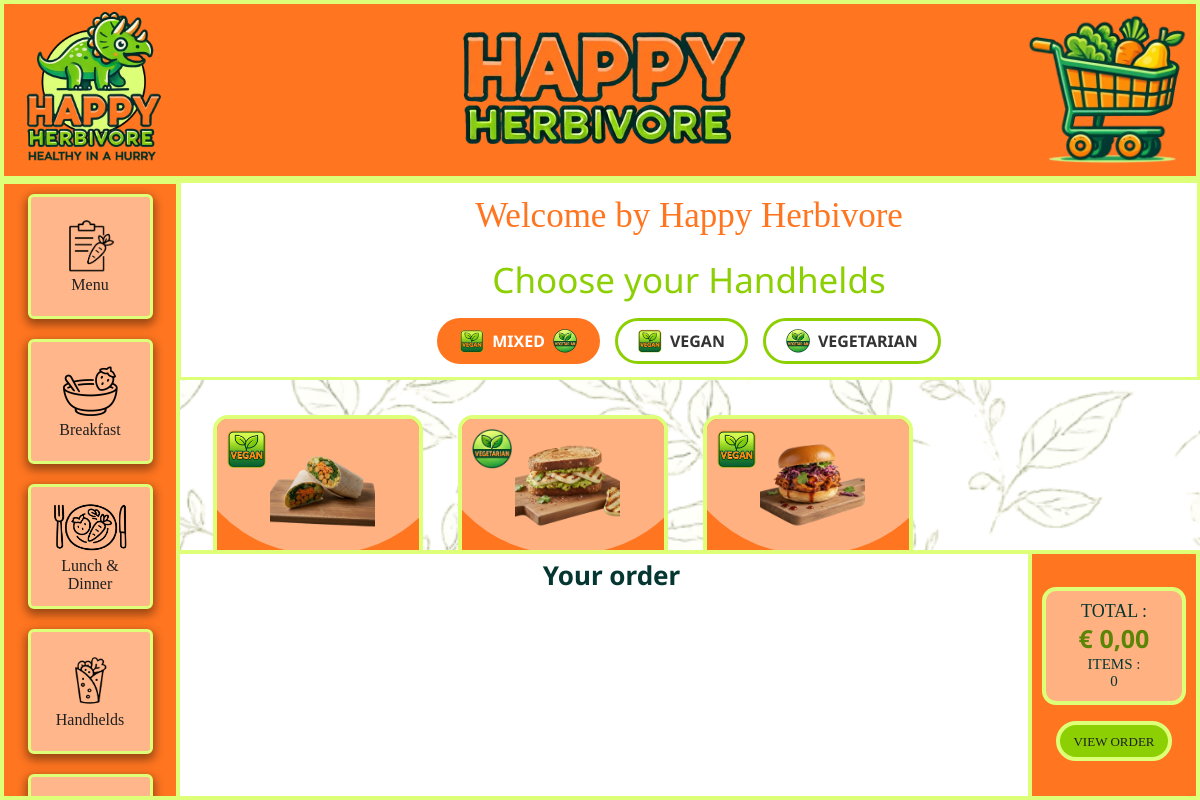
The app's page /kies-orders.php?cat=3 with its own data.
### tables this page shows
CREATE TABLE `categories` (
  `category_id` int(11) NOT NULL,
  `NAME` varchar(255) NOT NULL,
  `description` text DEFAULT NULL
);

CREATE TABLE `products` (
  `product_id` int(11) NOT NULL,
  `category_id` int(11) NOT NULL,
  `image_id` int(11) DEFAULT NULL,
  `NAME` varchar(255) NOT NULL,
  `description` text DEFAULT NULL,
  `price` decimal(10,2) NOT NULL,
  `kcal` int(11) DEFAULT NULL,
  `available` tinyint(1) NOT NULL DEFAULT 1,
  `V-VG` varchar(20) DEFAULT NULL
);

CREATE TABLE `images` (
  `image_id` int(11) NOT NULL,
  `filename` varchar(255) NOT NULL,
  `description` text DEFAULT NULL,
  `filename_transparent` varchar(255) DEFAULT NULL
);

### includes/connection.php (called while the page is built, shortened)
<?php
$categoryFolders = [
    1 => 'Breakfast',
    2 => 'Lunch&Dinner',
    3 => 'Handhelds',
    4 => 'Sides&SmallPlates',
    5 => 'SignatureDips',
    6 => 'Drinks',
];

### kies-orders.php (the view, shortened to what this page needs)
<?php
include("includes/connection.php");
include("includes/header.php");
$cat = filter_input(INPUT_GET, 'cat', FILTER_VALIDATE_INT);
try {
    $stmt = $conn->prepare("
        SELECT
            p.product_id,
            p.NAME AS product_name,
            p.price,
            p.kcal,
            p.`V-VG` AS food_type,
            i.filename_transparent,
            c.NAME AS category_name
        FROM products p
        LEFT JOIN categories c ON p.category_id = c.category_id
        LEFT JOIN images i ON p.image_id = i.image_id
        WHERE p.category_id = :cat
        ORDER BY p.product_id ASC
    ");
    $stmt->bindParam(':cat', $cat, PDO::PARAM_INT);
    $stmt->execute();
    $products = $stmt->fetchAll(PDO::FETCH_ASSOC);
    $category = $products[0]['category_name'];
    $categoryFolder = $categoryFolders[$cat] ?? str_replace(' ', '', trim($category));
} catch (PDOException $e) {
    echo "Error: " . $e->getMessage();
    exit;
}
?>
<body>
    <div id="achtergrond-orders">
        <?php include("includes/topbar-orderscherm.php"); ?>
        <div id="body-box-kies-order">
            <?php include("includes/sidebar-orderscherm.php"); ?>
            <div class="content-kies-orders">
                <div class="titel-box">
                    <p class="welkom-tekst">Welcome by Happy Herbivore</p>
                    <p class="categorie-naam-tekst">
                        Choose your <?php echo htmlspecialchars($category); ?>
                    </p>
                    <div class="filter-box">
                        <button class="filter-btn active" data-filter="all">
                            <img src="assets/pagina-deco/icoontjes/vegan.png" alt="Vegan">
                            <span>MIXED</span>
                            <img src="assets/pagina-deco/icoontjes/vegetarian.png" alt="Vegetarian">
                        </button>
                        <button class="filter-btn" data-filter="Vegan">
                            <img src="assets/pagina-deco/icoontjes/vegan.png" alt="Vegan">
                            <span>VEGAN</span>
                        </button>
                        <button class="filter-btn" data-filter="Vegetarian">
                            <img src="assets/pagina-deco/icoontjes/vegetarian.png" alt="Vegetarian">
                            <span>VEGETARIAN</span>
                        </button>
                    </div>
                </div>
                <div class="productContainer">
                    <?php foreach ($products as $v): ?>
                        <?php
                        $foodIcon = '';
                        if ($v['food_type'] === 'Vegan') {
                            $foodIcon = 'assets/pagina-deco/icoontjes/vegan.png';
                        } elseif ($v['food_type'] === 'Vegetarian') {
                            $foodIcon = 'assets/pagina-deco/icoontjes/vegetarian.png';
                        }
                        ?>
                        <a class="product-link" href="detail.php?id=<?php echo (int)$v['product_id']; ?>&cat=<?php echo (int)$cat; ?>" data-food-type="<?php echo htmlspecialchars($v['food_type'] ?? ''); ?>">
                            <div class="product">
                                <div class="img-box">
                                    <?php if (!empty($foodIcon)): ?>
                                        <img src="<?php echo htmlspecialchars($foodIcon); ?>" class="product-food-icon" alt="<?php echo htmlspecialchars($v['food_type']); ?>">
                                    <?php endif; ?>
                                    <?php if (!empty($v['filename_transparent'])): ?>
                                        <img src="assets/menu/<?php echo htmlspecialchars($categoryFolder); ?>/<?php echo htmlspecialchars($v['filename_transparent']); ?>" class="product-img" alt="<?php echo htmlspecialchars($v['product_name']); ?>">
                                    <?php endif; ?>
                                </div>
                                <div class="tekst-box">
                                    <p class="naam-product"><?php echo htmlspecialchars($v['product_name']); ?></p>
                                    <div class="prijs-kcal-box">
                                        <p class="prijs"><?php echo $fmt->formatCurrency((float)$v['price'], 'EUR'); ?></p>
                                        <p class="kcal"><?php echo (int)$v['kcal']; ?> KCAL</p>
                                    </div>
                                </div>
                            </div>
                        </a>
                    <?php endforeach; ?>
                </div>
                <?php include("includes/cart-footer.php"); ?>
            </div>
        </div>
    </div>
</body>

### style.css (style rules this page uses)
:root { --orange: #ff7a1a; --light-orange: #ffb86b; --green: #8cd003; --light-green: #deff78; --dark-green: #053631; --cream: #f7f3ea; --font-heading: 'Renos-Rough', serif; --font-body: 'Noto Sans', system-ui, -apple-system, 'Segoe UI', Roboto, Arial, sans-serif; --space-1: clamp(8px, 1vh, 14px); --space-2: clamp(12px, 1.4vh, 20px); --space-3: clamp(16px, 2vh, 28px); --space-4: clamp(22px, 2.8vh, 40px); --radius: 18px; }
* { margin: 0; padding: 0; box-sizing: border-box; -webkit-tap-highlight-color: transparent; scrollbar-width: none; }
html, body { width: 100vw; height: 100vh; overflow: hidden; background: #ffffff; color: #1f1f1f; font-family: var(--font-body); touch-action: manipulation; }
* { padding: 0; margin: 0; box-sizing: border-box; }
html, body { overflow: hidden; }
#achtergrond-orderscherm-start, #achtergrond-orders, #achtergrond-cart, #achtergrond-betaal, #achtergrond-thankyou { display: flex; height: 100vh; flex-direction: column; overflow-x: hidden; }
.titel-box { width: 100%; height: 200px; border: 3px solid #deff78; background-color: white; display: flex; flex-direction: column; justify-content: center; align-items: center; }
.welkom-tekst { font-family: 'Renos-Rough'; font-size: 35px; color: #FF7520; text-align: center; }
.categorie-naam-tekst { font-family: 'Noto Sans'; font-size: 35px; color: #8cd003; padding-top: 20px; }
.filter-box { display: flex; gap: 15px; margin-top: 15px; }
.filter-btn { display: flex; align-items: center; gap: 8px; padding: 8px 20px; border: 3px solid #8cd003; border-radius: 50px; background-color: white; cursor: pointer; font-family: 'Noto Sans', sans-serif; font-size: 16px; font-weight: 700; color: #333; transition: all 0.2s ease; }
.filter-btn img { width: 24px; height: 24px; object-fit: contain; }
.filter-btn.active { background-color: #FF7520; border-color: #FF7520; color: white; }
.content-kies-orders { flex: 1; display: flex; flex-direction: column; }
.content-kies-orders a { text-decoration: none; color: inherit; }
#body-box-kies-order { margin-left: 0; padding-left: 178px; box-sizing: border-box; flex: 1; display: flex; flex-direction: column; min-height: calc(100vh - 180px); overflow-x: hidden; overflow-y: visible; }
.productContainer { flex: 1; width: 100%; display: flex; flex-wrap: wrap; align-content: flex-start; justify-content: flex-start; gap: 35px; padding: 35px; background-image: url('assets/pagina-deco/achtergrond-kies-order.png'); background-size: cover; background-position: center; background-repeat: no-repeat; }
.product { width: 210px; min-height: 225px; height: auto; display: flex; flex-direction: column; position: relative; background: #FF7520; border: 4px solid #deff78; border-radius: 15px; padding-bottom: 6px; overflow: hidden; }
.img-box { width: 280px; height: 135px; margin-left: -35px; background: #FFB181; border-radius: 0px 0px 150px 150px; display: flex; justify-content: center; align-items: center; position: relative; }
.product-food-icon { position: absolute; top: 10px; left: 45px; width: auto; height: 40px; object-fit: contain; z-index: 10; padding: 0; margin: 0; }
.product-img { width: auto; max-width: 190px; height: 145px; padding: 20px; }
.img-box { width: 280px; height: 135px; margin-left: -35px; background: #FFB181; border-radius: 0px 0px 150px 150px; display: flex; justify-content: center; align-items: center; }
.naam-product { flex: 1; display: flex; align-items: center; justify-content: center; font-family: 'Renos-Rough'; font-size: 15px; text-align: center; padding: 10px; }
.prijs-kcal-box { flex: 1; display: flex; align-items: center; justify-content: space-evenly; }
.prijs { font-family: 'Renos-Rough'; font-style: normal; font-size: 15px; text-align: center; color: #5B8506; }
.kcal { font-family: 'Renos-Rough'; font-style: normal; font-size: 15px; text-align: center; }
.tekst-box { width: 100%; display: flex; flex-direction: column; flex: 1; }
.product-link { text-decoration: none; color: inherit; display: block; }

### records on screen
categories: NAME "Handhelds"
products: image.filename_transparent (picture)
products: shows a picture, image.filename_transparent (picture)
products: image.filename_transparent (picture)

### other values on screen
$fmt->formatCurrency((float)$total, 'EUR') "€ 0,00"
$itemCount "0"
